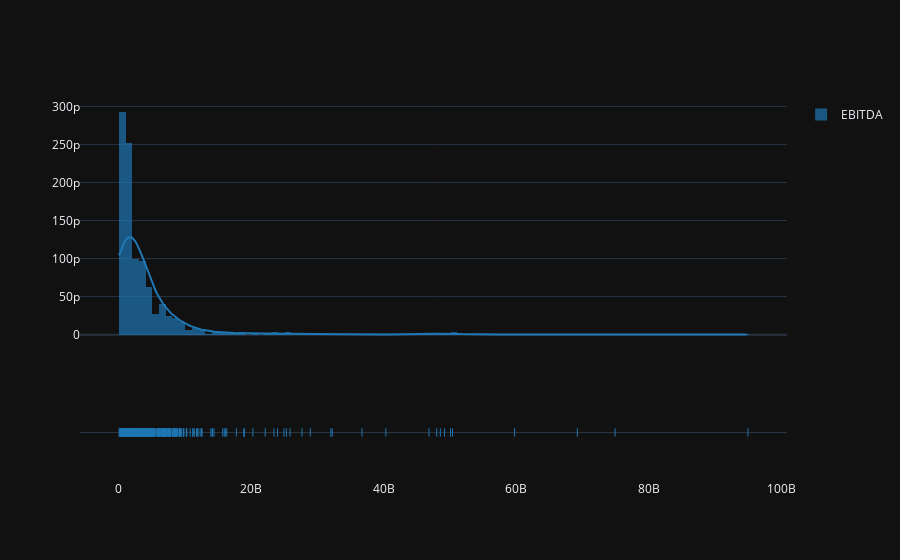

Write notebook code for a chart like this one.
### Code cell
hist_data = [df_ana12to15['EBITDA'].to_numpy()]
group_labels = ['EBITDA'] # name of the dataset

fig3 = ff.create_distplot(hist_data, group_labels, bin_size=1000000000)
fig3.show()

### Figure 1 — Plotly figure (JSON) as saved in the notebook; plotly's stock layout.template omitted (floating-point values rounded to 4 significant figures; data arrays with more than 128 entries replaced by an {"elided": "..."} marker saying what was removed)
{"data": [{"autobinx": false, "histnorm": "probability density", "legendgroup": "EBITDA", "marker": {"color": "rgb(31, 119, 180)"}, "name": "EBITDA", "opacity": 0.7, "x": {"elided": "705 float values"}, "xaxis": "x", "xbins": {"end": 94940000000.0, "size": 1000000000, "start": 85230000.0}, "yaxis": "y", "type": "histogram"}, {"legendgroup": "EBITDA", "marker": {"color": "rgb(31, 119, 180)"}, "mode": "lines", "name": "EBITDA", "showlegend": false, "x": {"elided": "500 float values"}, "xaxis": "x", "y": {"elided": "500 float values"}, "yaxis": "y", "type": "scatter"}, {"legendgroup": "EBITDA", "marker": {"color": "rgb(31, 119, 180)", "symbol": "line-ns-open"}, "mode": "markers", "name": "EBITDA", "showlegend": false, "x": {"elided": "705 float values"}, "xaxis": "x", "y": {"elided": "705 str values"}, "yaxis": "y2", "type": "scatter"}], "layout": {"barmode": "overlay", "hovermode": "closest", "legend": {"traceorder": "reversed"}, "xaxis": {"anchor": "y2", "domain": [0.0, 1.0], "zeroline": false}, "yaxis": {"anchor": "free", "domain": [0.35, 1], "position": 0.0}, "yaxis2": {"anchor": "x", "domain": [0, 0.25], "dtick": 1, "showticklabels": false}}}
